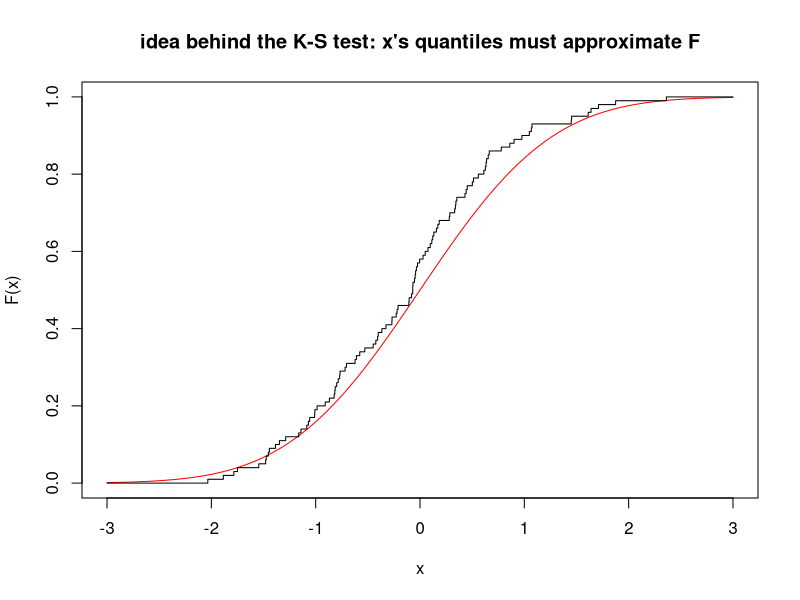

Source code (R):
n = 100

x = rnorm(n)  # sample of random points
x = sort(x)

F = pnorm  #  distribution we think x should follow

curve( F,   -3, 3, type="l", col="red", main="idea behind the K-S test: x's quantiles must approximate F" )
points( c(-3,x,+3), c(+0,(1:n)/n,+1), type="s", pch=20 )
